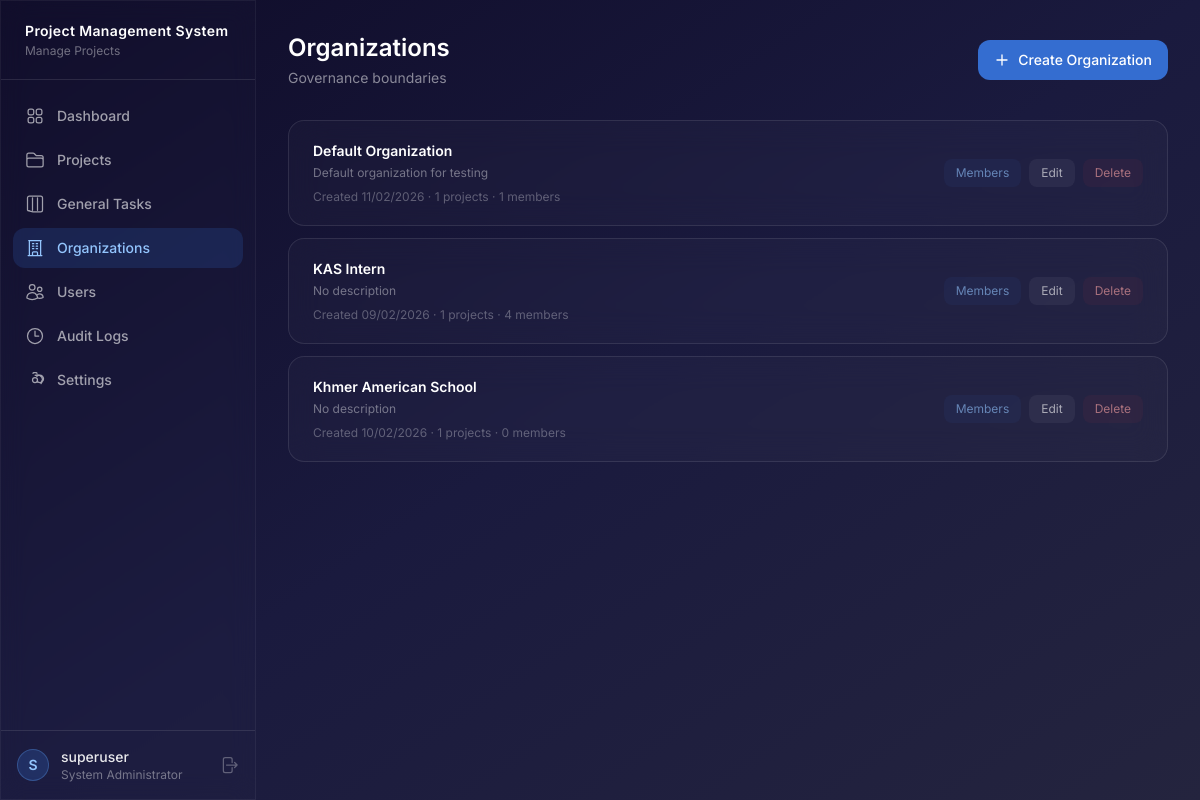
Screenshot of /organizations/ (signed in) with the database file from the repository.
### accounts/models.py (models this page shows, shortened)
class User(AbstractUser):
    role = models.ForeignKey(
        Role, on_delete=models.SET_NULL, null=True, blank=True, related_name="users"
    )
    admin_organization = models.ForeignKey(
        "organizations.Organization",
        on_delete=models.SET_NULL,
        null=True,
        blank=True,
        related_name="administrators",
        help_text="Organization this user administrates (only for Administrator role).",
    )
    is_auto_generated = models.BooleanField(
        default=False,
        help_text="Auto-generated accounts are inactive until password reset.",
    )
    perm_create_users = models.BooleanField(null=True, blank=True)
    perm_manage_projects = models.BooleanField(null=True, blank=True)
    perm_manage_tasks = models.BooleanField(null=True, blank=True)
    perm_move_task_stages = models.BooleanField(null=True, blank=True)
    perm_move_task_categories = models.BooleanField(null=True, blank=True)
    perm_reject_testing = models.BooleanField(null=True, blank=True)
    perm_add_project_notes = models.BooleanField(null=True, blank=True)
    perm_view_assigned_only = models.BooleanField(null=True, blank=True)
    perm_manage_organizations = models.BooleanField(null=True, blank=True)
    class Meta:
        ordering = ["username"]
    def is_system_admin(self):
        return self.role and self.role.name == Role.SYSTEM_ADMINISTRATOR

class Role(models.Model):
    SYSTEM_ADMINISTRATOR = "system_administrator"
    ADMINISTRATOR = "administrator"
    COORDINATOR = "coordinator"
    DEVELOPER = "developer"
    ROLE_CHOICES = [
        (SYSTEM_ADMINISTRATOR, "System Administrator"),
        (ADMINISTRATOR, "Administrator"),
        (COORDINATOR, "Coordinator"),
        (DEVELOPER, "Developer"),
    ]
    name = models.CharField(max_length=30, choices=ROLE_CHOICES, unique=True)
    description = models.TextField(blank=True)
    can_create_users = models.BooleanField(default=False)
    can_manage_projects = models.BooleanField(default=False)
    can_manage_tasks = models.BooleanField(default=False)
    can_move_task_stages = models.BooleanField(default=False)
    can_move_task_categories = models.BooleanField(default=False)
    can_reject_testing = models.BooleanField(default=False)
    can_add_project_notes = models.BooleanField(default=False)
    can_view_assigned_only = models.BooleanField(default=False)
    can_manage_organizations = models.BooleanField(default=False)
    class Meta:
        ordering = ["name"]
    def __str__(self):
        return self.get_name_display()

### organizations/models.py (models this page shows, shortened)
class Organization(models.Model):
    name = models.CharField(max_length=200, unique=True)
    description = models.TextField(blank=True)
    members = models.ManyToManyField(
        settings.AUTH_USER_MODEL,
        blank=True,
        related_name="member_organizations",
        help_text="Users who belong to this organization.",
    )
    created_by = models.ForeignKey(
        settings.AUTH_USER_MODEL,
        on_delete=models.SET_NULL,
        null=True,
        related_name="created_organizations",
    )
    created_at = models.DateTimeField(auto_now_add=True)
    updated_at = models.DateTimeField(auto_now=True)
    class Meta:
        ordering = ["name"]

### organizations/views.py (the view)
# urls.py: path("", views.organization_list, name="org_list"),
@login_required
def organization_list(request):
    user = request.user
    if user.is_system_admin():
        orgs = Organization.objects.all()
    else:
        orgs = Organization.objects.filter(members=user)
    return render(request, "organizations/org_list.html", {"organizations": orgs})

### templates/organizations/org_list.html (shortened to what this page needs)
{% extends "base.html" %}
{% block content %}
<div class="flex flex-col sm:flex-row sm:items-center sm:justify-between gap-3 sm:gap-0 mb-6 sm:mb-8">
    <div>
        <h1 class="text-xl sm:text-2xl font-semibold text-white">Organizations</h1>
        <p class="text-white/50 text-xs sm:text-sm mt-1">Governance boundaries</p>
    </div>
    {% if user.is_superuser %}
    <a href="{% url 'organizations:org_create' %}"
       class="inline-flex items-center justify-center gap-2 px-4 py-2.5 bg-blue-500/80 hover:bg-blue-500 text-white text-sm font-medium rounded-xl transition-all w-full sm:w-auto">
        <svg class="w-4 h-4" fill="none" stroke="currentColor" stroke-width="2" viewBox="0 0 24 24"><path stroke-linecap="round" stroke-linejoin="round" d="M12 4.5v15m7.5-7.5h-15"/></svg>
        Create Organization
    </a>
    {% endif %}
</div>
<div class="space-y-3">
    {% for org in organizations %}
    <div class="glass-card rounded-xl sm:rounded-2xl px-4 sm:px-6 py-4 sm:py-5 flex flex-col sm:flex-row sm:items-center sm:justify-between gap-3 sm:gap-0">
        <div class="flex-1 min-w-0">
            <h3 class="text-sm font-semibold text-white">{{ org.name }}</h3>
            <p class="text-xs text-white/40 mt-1 line-clamp-2">{{ org.description|truncatewords:30|default:"No description" }}</p>
            <p class="text-xs text-white/30 mt-2">Created {{ org.created_at|date:"d/m/Y" }} · {{ org.projects.count }} projects · {{ org.members.count }} members</p>
        </div>
        {% if user.is_system_admin %}
        <div class="flex items-center gap-2 flex-shrink-0">
            <a href="{% url 'organizations:org_members' org.pk %}" class="px-3 py-1.5 text-xs text-blue-300/60 hover:text-blue-300 bg-blue-500/5 hover:bg-blue-500/10 rounded-lg transition-all">Members</a>
            <a href="{% url 'organizations:org_edit' org.pk %}" class="px-3 py-1.5 text-xs text-white/60 hover:text-white bg-white/5 hover:bg-white/10 rounded-lg transition-all">Edit</a>
            <a href="{% url 'organizations:org_delete' org.pk %}" class="px-3 py-1.5 text-xs text-red-300/60 hover:text-red-300 bg-red-500/5 hover:bg-red-500/10 rounded-lg transition-all">Delete</a>
        </div>
        {% endif %}
    </div>
    {% empty %}
    <div class="text-center text-white/40 py-12">No organizations yet.</div>
    {% endfor %}
</div>
{% endblock %}

### templates/base.html (shortened to what this page needs)
{% load static %}
<!DOCTYPE html>
<html lang="en" class="h-full">
<head>
    <link href="{% static 'css/style.css' %}" rel="stylesheet">
    <script src="https://cdn.tailwindcss.com"></script>
</head>
<body class="h-full bg-gradient-to-br from-[#0f0c29] via-[#1a1a3e] to-[#24243e] text-white/90 antialiased">
<div class="flex h-screen overflow-hidden">
    <aside id="sidebar" class="fixed lg:relative inset-y-0 left-0 z-50 w-64 flex-shrink-0 glass-strong flex flex-col border-r border-white/5 transform -translate-x-full lg:translate-x-0 transition-transform duration-300 ease-in-out">
        <div class="px-6 py-5 border-b border-white/10 flex items-center justify-between">
            <div>
                <h1 class="text-sm font-semibold text-white tracking-wide">
                    Project Management System
                </h1>
                <p class="text-xs text-white/40 mt-0.5">Manage Projects</p>
            </div>
        </div>
        <nav class="flex-1 px-3 py-4 space-y-1 overflow-y-auto">
            <a href="{% url 'dashboard' %}"
               class="flex items-center gap-3 px-3 py-2.5 rounded-xl text-sm font-medium
                      {% if request.resolver_match.url_name == 'dashboard' %}bg-blue-500/15 text-blue-300{% else %}text-white/60 hover:text-white/90 hover:bg-white/5{% endif %}
                      transition-all">
                Dashboard
            </a>
            <a href="{% url 'projects:project_list' %}"
               class="flex items-center gap-3 px-3 py-2.5 rounded-xl text-sm font-medium
                      {% if 'projects' in request.path %}bg-blue-500/15 text-blue-300{% else %}text-white/60 hover:text-white/90 hover:bg-white/5{% endif %}
                      transition-all">
                Projects
            </a>
            <a href="{% url 'general_tasks:task_list' %}"
               class="flex items-center gap-3 px-3 py-2.5 rounded-xl text-sm font-medium
                      {% if 'general-tasks' in request.path %}bg-blue-500/15 text-blue-300{% else %}text-white/60 hover:text-white/90 hover:bg-white/5{% endif %}
                      transition-all">
                <svg class="w-5 h-5" fill="none" stroke="currentColor" stroke-width="1.5" viewBox="0 0 24 24"><path stroke-linecap="round" stroke-linejoin="round" d="M9 4.5v15m6-15v15m-11.581.5H5.25A2.25 2.25 0 013 19.25V4.75A2.25 2.25 0 015.25 2.5h13.5A2.25 2.25 0 0121 4.75v14.5A2.25 2.25 0 0118.75 21.5H9.631z"/></svg>
                General Tasks
            </a>
            {% if user.is_system_admin or user.has_perm_manage_organizations %}
            <a href="{% url 'organizations:org_list' %}"
               class="flex items-center gap-3 px-3 py-2.5 rounded-xl text-sm font-medium
                      {% if 'organizations' in request.path %}bg-blue-500/15 text-blue-300{% else %}text-white/60 hover:text-white/90 hover:bg-white/5{% endif %}
                      transition-all">
                Organizations
            </a>
            {% endif %}
            {% if user.is_system_admin %}
            <a href="{% url 'accounts:user_list' %}"
               class="flex items-center gap-3 px-3 py-2.5 rounded-xl text-sm font-medium
                      {% if 'users' in request.path %}bg-blue-500/15 text-blue-300{% else %}text-white/60 hover:text-white/90 hover:bg-white/5{% endif %}
                      transition-all">
                Users
            </a>
            {% endif %}
            {% if user.is_system_admin %}
            <a href="{% url 'logs:audit_log_list' %}"
               class="flex items-center gap-3 px-3 py-2.5 rounded-xl text-sm font-medium
                      {% if 'logs' in request.path %}bg-blue-500/15 text-blue-300{% else %}text-white/60 hover:text-white/90 hover:bg-white/5{% endif %}
                      transition-all">
                <svg class="w-5 h-5" fill="none" stroke="currentColor" stroke-width="1.5" viewBox="0 0 24 24"><path stroke-linecap="round" stroke-linejoin="round" d="M12 6v6h4.5m4.5 0a9 9 0 11-18 0 9 9 0 0118 0z"/></svg>
                Audit Logs
            </a>
            {% endif %}
            <a href="{% url 'accounts:settings' %}"
               class="flex items-center gap-3 px-3 py-2.5 rounded-xl text-sm font-medium
                      {% if 'settings' in request.path %}bg-blue-500/15 text-blue-300{% else %}text-white/60 hover:text-white/90 hover:bg-white/5{% endif %}
                      transition-all">
                Settings
            </a>
        </nav>
        <div class="px-4 py-4 border-t border-white/10">
            <div class="flex items-center gap-3 justify-between">
                <div class="flex items-center gap-3 flex-1 min-w-0">
                    <div class="w-8 h-8 rounded-full bg-blue-500/20 border border-blue-400/30 flex items-center justify-center text-sm font-semibold text-blue-300">
                        {{ user.username.0|upper }}
                    </div>
                    <div class="flex-1 min-w-0">
                        <p class="text-sm font-medium text-white/90 truncate">{{ user.username }}</p>
                        <p class="text-xs text-white/40 truncate">{{ user.role|default:"No role" }}</p>
                    </div>
                </div>
                <a href="{% url 'accounts:logout' %}" class="text-white/30 hover:text-red-400 transition-colors" title="Logout">
                    <svg class="w-5 h-5" fill="none" stroke="currentColor" stroke-width="1.5" viewBox="0 0 24 24"><path stroke-linecap="round" stroke-linejoin="round" d="M15.75 9V5.25A2.25 2.25 0 0013.5 3h-6a2.25 2.25 0 00-2.25 2.25v13.5A2.25 2.25 0 007.5 21h6a2.25 2.25 0 002.25-2.25V15m3 0l3-3m0 0l-3-3m3 3H9"/></svg>
                </a>
            </div>
        </div>
    </aside>
    <main class="flex-1 overflow-y-auto w-full">
        <div class="p-4 sm:p-6 lg:p-8">
            {% block content %}{% endblock %}
        </div>
    </main>
</div>
</body>
</html>

### static/css/style.css (style rules this page uses)
body { font-family: 'Inter', system-ui, -apple-system, sans-serif; overscroll-behavior: none; }
main { overscroll-behavior: none; }
.glass-strong { background: rgba(255, 255, 255, 0.01); backdrop-filter: blur(12px); -webkit-backdrop-filter: blur(12px); border: 1px solid rgba(255, 255, 255, 0.15); }
.glass-card { background: rgba(255, 255, 255, 0.025); backdrop-filter: blur(16px); -webkit-backdrop-filter: blur(16px); border: 1px solid rgba(255, 255, 255, 0.1); transition: all 0.2s ease; }
* { transition-property: background-color, border-color, opacity; transition-duration: 150ms; }

### rows the page displays
User: username.0 "S", username "superuser", role "System Administrator"
Organization: name "Default Organization", description "Default organization for testing", created_at "11/02/2026", projects.count "1", members.count "1"
Organization: name "KAS Intern", description "No description", created_at "09/02/2026", projects.count "1", members.count "4"
Organization: name "Khmer American School", description "No description", created_at "10/02/2026", projects.count "1", members.count "0"
